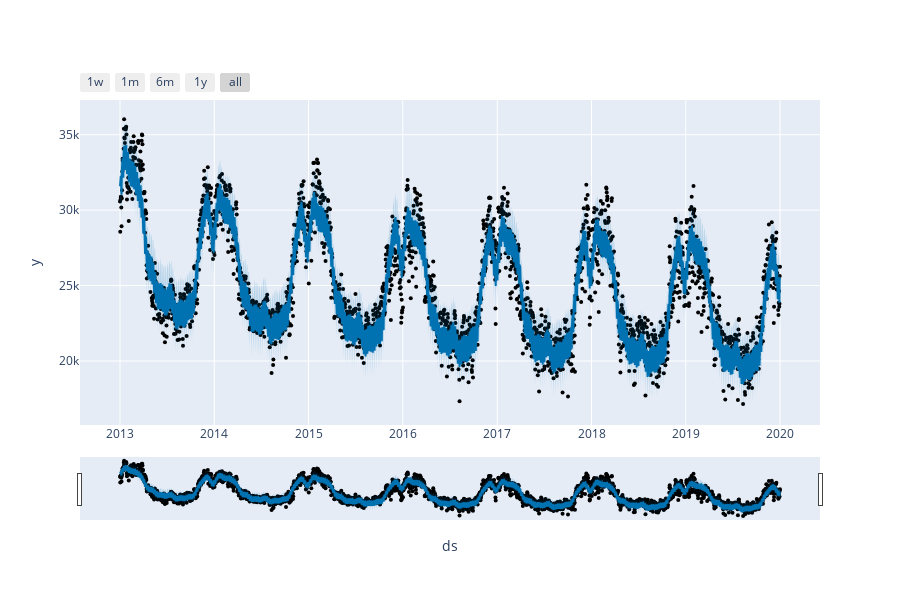

Notebook cell for this chart:
### Code cell
plot_plotly(model, prediction)

### Figure 1 — Plotly figure (JSON) as saved in the notebook; plotly's stock layout.template omitted (floating-point values rounded to 4 significant figures; data arrays with more than 128 entries replaced by an {"elided": "..."} marker saying what was removed)
{"data": [{"marker": {"color": "black", "size": 4}, "mode": "markers", "name": "Actual", "type": "scatter", "x": {"elided": "2557 str values"}, "y": {"elided": "2557 int values"}}, {"hoverinfo": "skip", "line": {"width": 0}, "mode": "lines", "type": "scatter", "x": {"elided": "2557 str values"}, "y": {"elided": "2557 float values"}}, {"fill": "tonexty", "fillcolor": "rgba(0, 114, 178, 0.2)", "line": {"color": "#0072B2", "width": 2}, "mode": "lines", "name": "Predicted", "type": "scatter", "x": {"elided": "2557 str values"}, "y": {"elided": "2557 float values"}}, {"fill": "tonexty", "fillcolor": "rgba(0, 114, 178, 0.2)", "hoverinfo": "skip", "line": {"width": 0}, "mode": "lines", "type": "scatter", "x": {"elided": "2557 str values"}, "y": {"elided": "2557 float values"}}], "layout": {"height": 600, "showlegend": false, "width": 900, "xaxis": {"rangeselector": {"buttons": [{"count": 7, "label": "1w", "step": "day", "stepmode": "backward"}, {"count": 1, "label": "1m", "step": "month", "stepmode": "backward"}, {"count": 6, "label": "6m", "step": "month", "stepmode": "backward"}, {"count": 1, "label": "1y", "step": "year", "stepmode": "backward"}, {"step": "all"}]}, "rangeslider": {"visible": true}, "title": {"text": "ds"}, "type": "date"}, "yaxis": {"title": {"text": "y"}}}}
